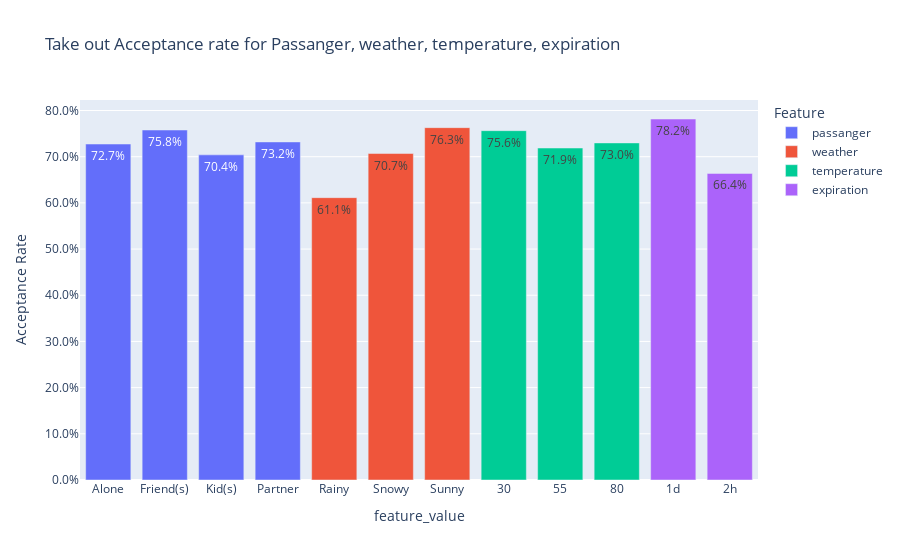

Source (notebook cell):
### Code cell
# Acceptance rate for feature in passanger, weather, tempuerature, expiration
fig=px.bar(df_out_ap[df_out_ap.Feature.isin(['passanger', 'weather', 'temperature', 'expiration'])], 
           x='feature_value', y='Acceptance Rate', color='Feature', text_auto=True, title='Take out Acceptance rate for Passanger, weather, temperature, expiration')
fig.update_yaxes(tickformat=".1%")

### Figure 1 — Plotly figure (JSON) as saved in the notebook; plotly's stock layout.template omitted (floating-point values rounded to 4 significant figures)
{"data": [{"alignmentgroup": "True", "hovertemplate": "Feature=passanger<br>feature_value=%{x}<br>Acceptance Rate=%{y}<extra></extra>", "legendgroup": "passanger", "marker": {"color": "#636efa", "pattern": {"shape": ""}}, "name": "passanger", "offsetgroup": "passanger", "orientation": "v", "showlegend": true, "textposition": "auto", "texttemplate": "%{y}", "type": "bar", "x": ["Alone", "Friend(s)", "Kid(s)", "Partner"], "xaxis": "x", "y": [0.7274, 0.7578, 0.7039, 0.732], "yaxis": "y"}, {"alignmentgroup": "True", "hovertemplate": "Feature=weather<br>feature_value=%{x}<br>Acceptance Rate=%{y}<extra></extra>", "legendgroup": "weather", "marker": {"color": "#EF553B", "pattern": {"shape": ""}}, "name": "weather", "offsetgroup": "weather", "orientation": "v", "showlegend": true, "textposition": "auto", "texttemplate": "%{y}", "type": "bar", "x": ["Rainy", "Snowy", "Sunny"], "xaxis": "x", "y": [0.6113, 0.7068, 0.7629], "yaxis": "y"}, {"alignmentgroup": "True", "hovertemplate": "Feature=temperature<br>feature_value=%{x}<br>Acceptance Rate=%{y}<extra></extra>", "legendgroup": "temperature", "marker": {"color": "#00cc96", "pattern": {"shape": ""}}, "name": "temperature", "offsetgroup": "temperature", "orientation": "v", "showlegend": true, "textposition": "auto", "texttemplate": "%{y}", "type": "bar", "x": [30, 55, 80], "xaxis": "x", "y": [0.7563, 0.7188, 0.7298], "yaxis": "y"}, {"alignmentgroup": "True", "hovertemplate": "Feature=expiration<br>feature_value=%{x}<br>Acceptance Rate=%{y}<extra></extra>", "legendgroup": "expiration", "marker": {"color": "#ab63fa", "pattern": {"shape": ""}}, "name": "expiration", "offsetgroup": "expiration", "orientation": "v", "showlegend": true, "textposition": "auto", "texttemplate": "%{y}", "type": "bar", "x": ["1d", "2h"], "xaxis": "x", "y": [0.7816, 0.6638], "yaxis": "y"}], "layout": {"barmode": "relative", "legend": {"title": {"text": "Feature"}, "tracegroupgap": 0}, "title": {"text": "Take out Acceptance rate for Passanger, weather, temperature, expiration"}, "xaxis": {"anchor": "y", "domain": [0, 1], "title": {"text": "feature_value"}}, "yaxis": {"anchor": "x", "domain": [0, 1], "tickformat": ".1%", "title": {"text": "Acceptance Rate"}}}}
